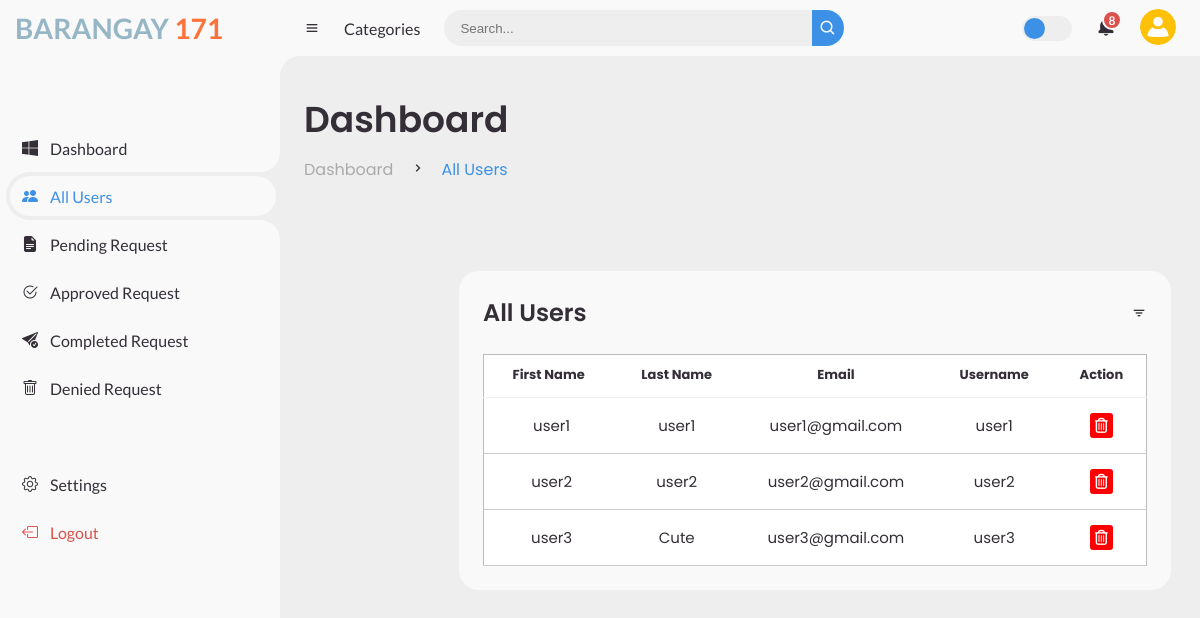
The app's page /adminallusers.php (signed in) with its own data.
### tables this page shows
CREATE TABLE `user` (
  `id` int(11) NOT NULL,
  `FirstName` varchar(64) NOT NULL,
  `LastName` varchar(64) NOT NULL,
  `Email` varchar(64) NOT NULL,
  `Username` varchar(32) NOT NULL,
  `Password` varchar(32) NOT NULL,
  `Status` varchar(50) NOT NULL
);

### adminindex.php (called while the page is built, shortened)
<?php
$db = mysqli_connect('localhost', 'root', '', 'bdors');
$result = mysqli_query($db, "SELECT * FROM user");
?>

### adminallusers.php (the view, shortened to what this page needs)
<!DOCTYPE html>
<html lang="en">
<head>
	<link href='https://unpkg.com/boxicons@2.0.9/css/boxicons.min.css' rel='stylesheet'>
    <link rel="stylesheet" href="https://cdn.jsdelivr.net/npm/bootstrap-icons@1.11.2/font/bootstrap-icons.min.css">
</head>
<body>
	<section id="sidebar">
		<a href="#" class="brand">
			<h3  class="text">
                Barangay
                <span>171</span>
            </h3>
		</a>
		<ul class="side-menu top">
			<li>
				<a href="adminportal.php">
                    <i class="bi bi-windows"></i>
					<span class="text">Dashboard</span>
				</a>
			</li>
			<li class="active">
				<a href="adminallusers.php">
                    <i class="bi bi-people-fill"></i>
					<span class="text">All Users</span>
				</a>
			</li>
			<li>
				<a href="adminpendingrequest.php">
                    <i class="bi bi-file-earmark-text-fill"></i>
					<span class="text">Pending Request</span>
				</a>
			</li>
			<li class>
				<a href="adminapprovedrequest.php">
				<i class="bi bi-check2-circle"></i>
					<span class="text">Approved Request</span>
				</a>
			</li>
			<li class>
				<a href="admincomreq.php">
                <i class="bi bi-send-check-fill"></i>
					<span class="text">Completed Request</span>
				</a>
			</li>
			<li class>
				<a href="admindenreq.php">
                <i class="bi bi-trash"></i>
					<span class="text">Denied Request</span>
				</a>
			</li>
		</ul>
		<ul class="side-menu">
			<li>
				<a href="adminsetting.php">
                    <i class="bi bi-gear"></i>
					<span class="text">Settings</span>
				</a>
			</li>
			<li>
				<a href="adminlogout.php" class="logout">
                    <i class="bi bi-box-arrow-left"></i>
					<span class="text">Logout</span>
				</a>
			</li>
		</ul>
	</section>
	<section id="content">
		<nav>
			<i class='bx bx-menu' ></i>
			<a href="#" class="nav-link">Categories</a>
			<form action="#">
				<div class="form-input">
					<input type="search" placeholder="Search...">
					<button type="submit" class="search-btn"><i class='bx bx-search' ></i></button>
				</div>
			</form>
			<label for="switch-mode" class="switch-mode"></label>
			<a href="#" class="notification">
				<span class="num">8</span>
			</a>
			<a href="#" class="profile">
				<img src="img/user.png">
			</a>
		</nav>
		<main>
			<div class="head-title">
				<div class="left">
					<h1>Dashboard</h1>
					<ul class="breadcrumb">
						<li>
							<a href="#">Dashboard</a>
						</li>
						<li><i class='bx bx-chevron-right' ></i></li>
						<li>
							<a class="active" href="adminallusers.php">All Users</a>
						</li>
					</ul>
				</div>
			</div>
			<div class="content1">
			<div class="table-data">
				<div class="order">
					<div class="head">
						<h3>All Users</h3>
						<i class='bx bx-filter' ></i>
					</div>
					<?php include ('adminindex.php');?>
					<table>
						<thead>
							<tr>
								<th>First Name</th>
                                <th>Last Name</th>
								<th>Email</th>
								<th>Username</th>
								<th>Action</th>
							</tr>
						</thead>
						<tbody>
						<?php
  						while ($row=mysqli_fetch_array($result)){ ?>
						<tr>
  						<td><?php echo $row['FirstName'];?></td>
  						<td><?php echo $row['LastName'];?></td>
  						<td><?php echo $row['Email'];?></td>
  						<td><?php echo $row['Username'];?></td>
  						<td><a class ="edit_btn" onclick="return confirm('Are you sure to delete this user account?');" href="deleteuseracc.php?id=<?php echo $row['id'];?>"><i class="far fa-trash-alt"></i></a></td>
						</tr>
						<?php } ?>
						</tbody>
					</table>
			</div>
		</main>
	</section>
</body>
</html>

### records on screen
user: FirstName "user1", LastName "user1", Email "user1@gmail.com", Username "user1"
user: FirstName "user2", LastName "user2", Email "user2@gmail.com", Username "user2"
user: FirstName "user3", LastName "Cute", Email "user3@gmail.com", Username "user3"
